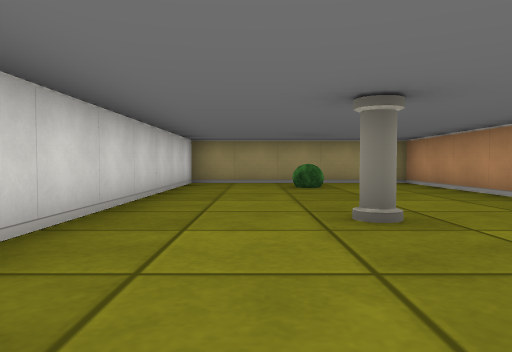
view 1 (above)

16 first-person views from a walk through a cub3D ray-caster map. The camera is about half as high as the walls, tilts 2° down and sees 70° across. The floor is counted in squares. Each view is taken from the middle of a square. On the plan, view 1 faces up. The plan holds only what a view shows up to about 9 squares ahead; the rest is blank.

view 2
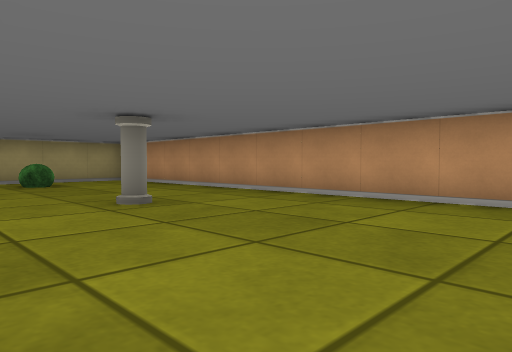

view 3
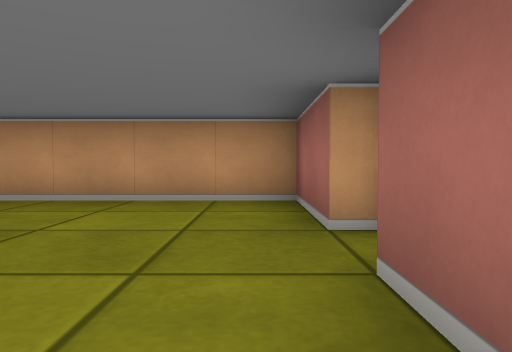

view 4
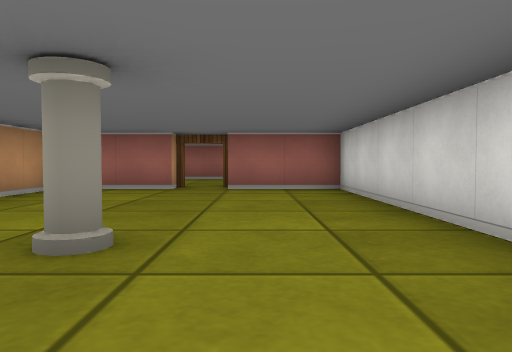

view 5
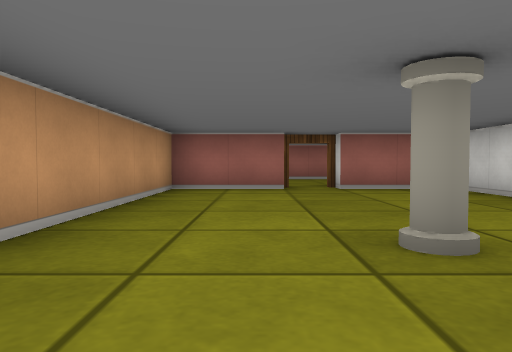

view 6
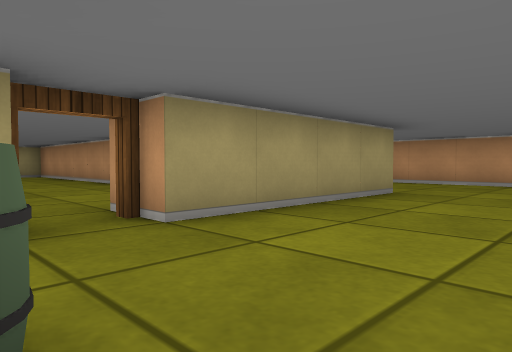

view 7
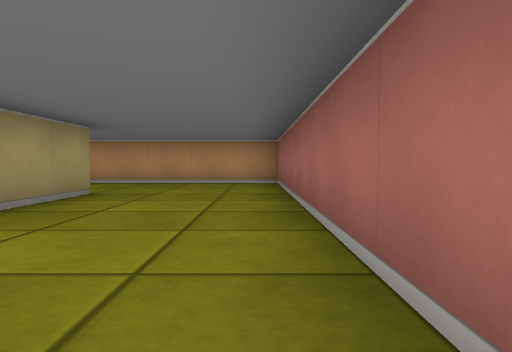

view 8
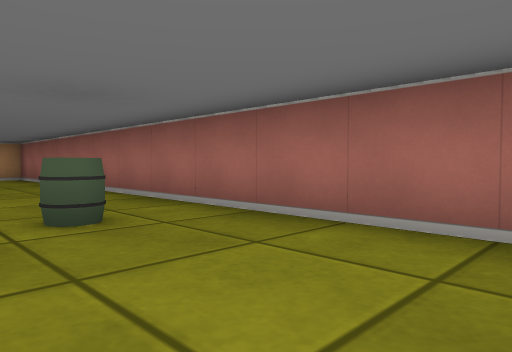

view 9
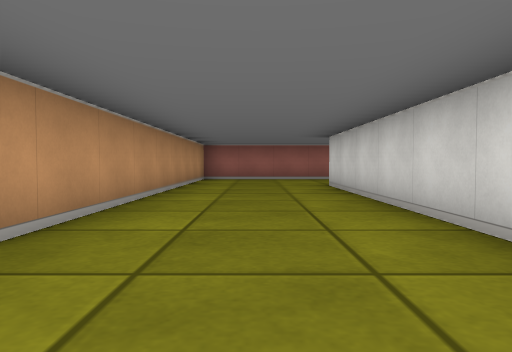

view 10
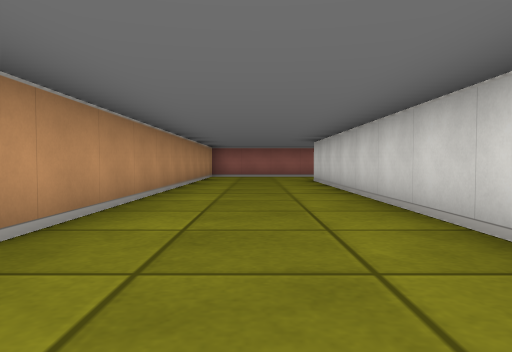

view 11
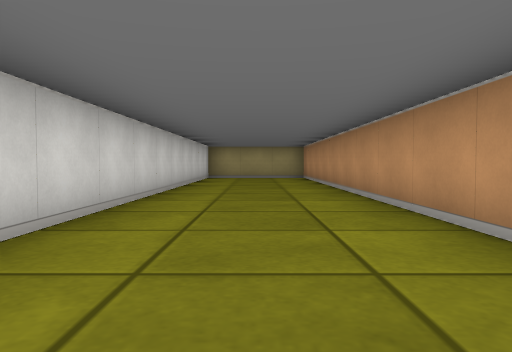

view 12
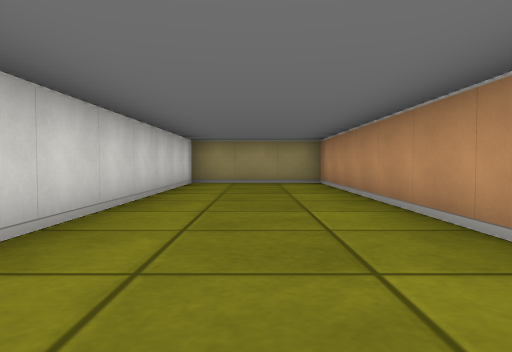

view 13
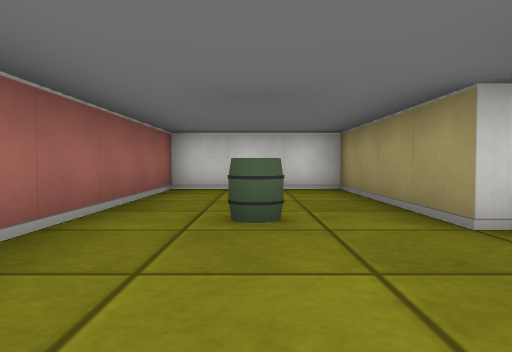

view 14
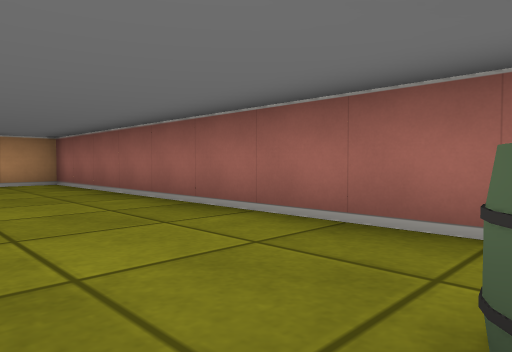

view 15
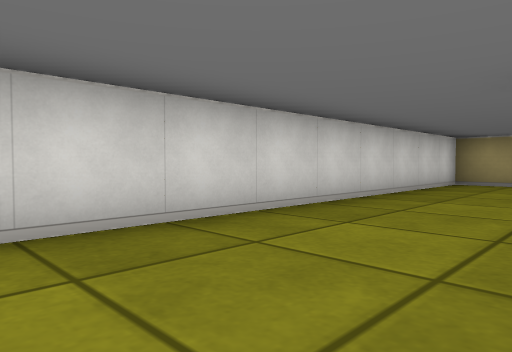

view 16
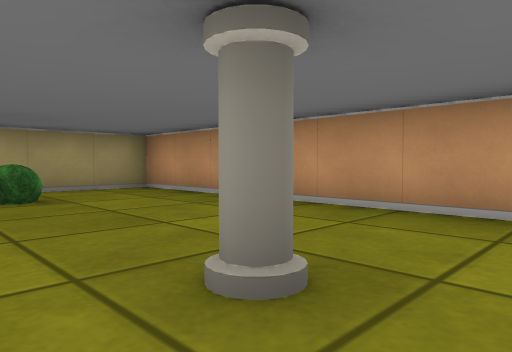

### Floor plan
Points are (right, up) in squares from view 1. A wall is a line through its corners. A room is listed if a view was taken in it or the views show most of it. See-through windows are left out.
Room 1 (views 1, 2, 3, 4, 5, 15, 16)
walls: (1.5, -1.5) (3.5, -1.5) (3.5, 8.5) (-1.5, 8.5) (-1.5, -1.5) (0.5, -1.5)
ways out: open door at (1, -2) to room 2
objects: pillar (1, 3); bush (1, 7)
Room 2 (views 6, 7, 8, 9, 10, 11, 12, 13, 14)
walls: (0.5, -2.5) (-3.5, -2.5) (-3.5, -5.5) (8.5, -5.5) (8.5, 13.5) (5.5, 13.5) (5.5, -2.5) (1.5, -2.5)
ways out: open door at (1, -2) to room 1
objects: barrel (0, -4)

Positions as (right, up) in squares from view 1, and headings:
1: (0, 0), facing up
2: (-1, -1), facing up-right
3: (-1, -1), facing right
4: (0, 5), facing down
5: (2, 5), facing down
6: (0, -5), facing up-right
7: (0, -5), facing right
8: (-3, -3), facing down-right
9: (7, 5), facing down
10: (7, 7), facing down
11: (7, 2), facing up
12: (7, 5), facing up
13: (3, -4), facing left
14: (0, -3), facing down-right
15: (1, 0), facing up-left
16: (0, 2), facing up-right
